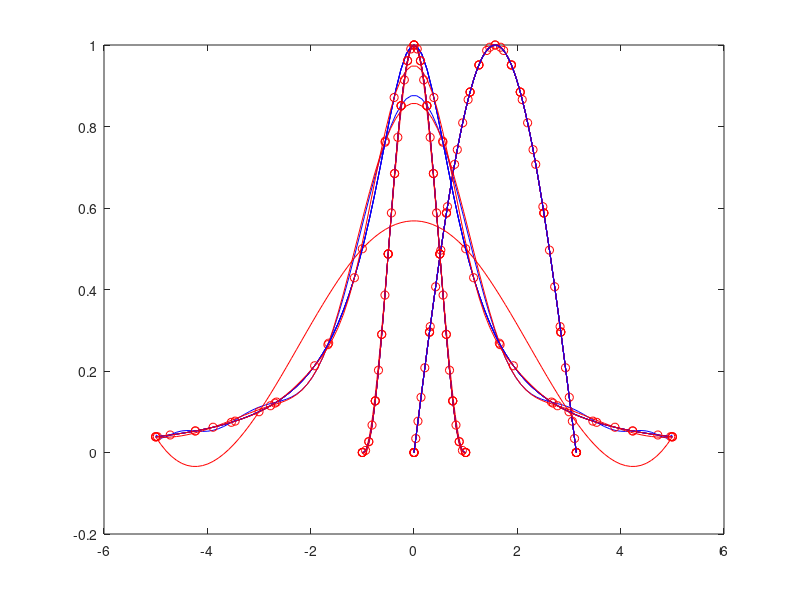
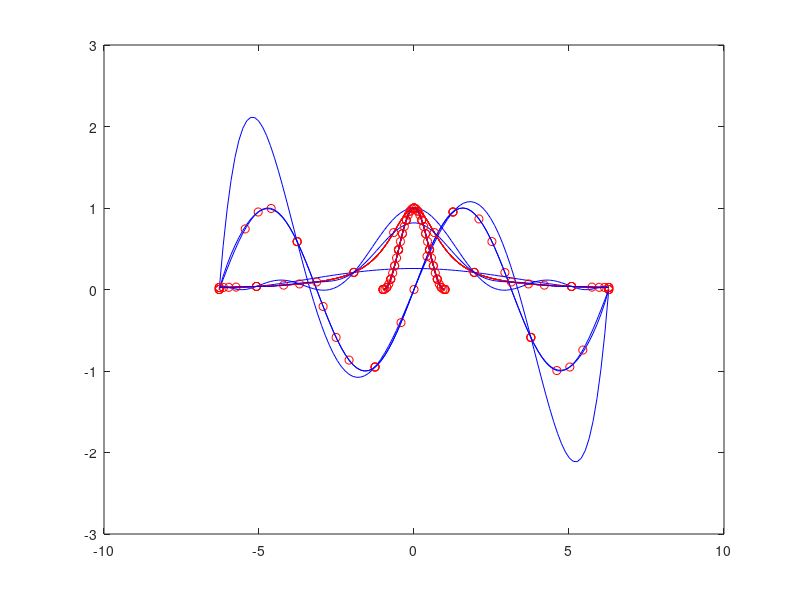
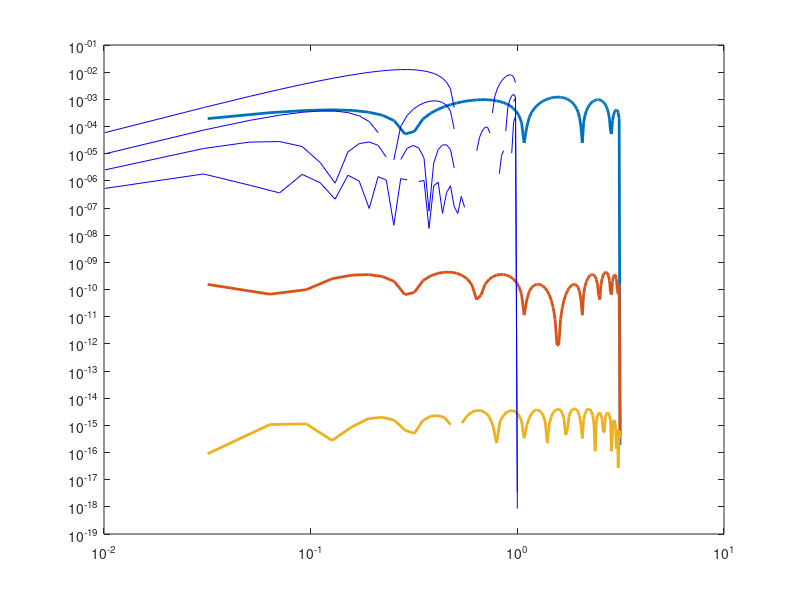
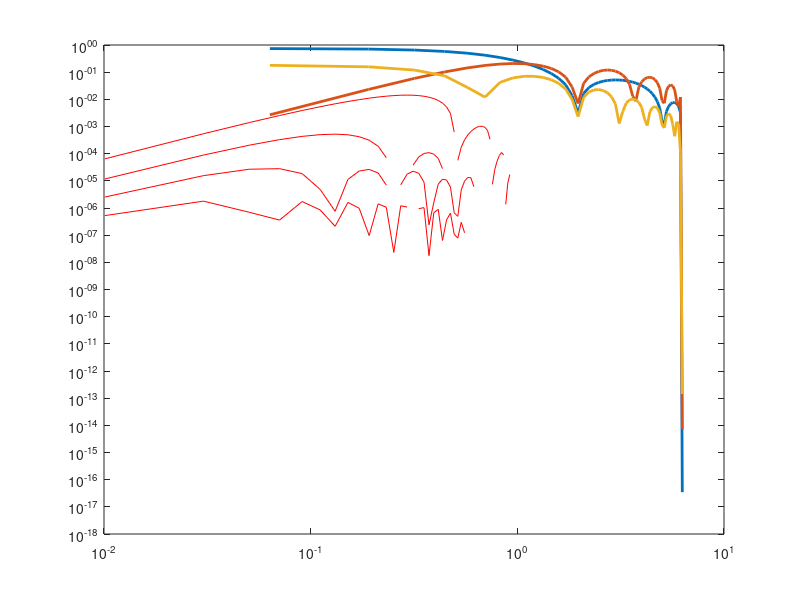

MATLAB code to generate these figures, in order: (Note: this script raises an error after producing the figures.)
%%esercizio 1 nodi equispaziati

f=@(x) 1./(1+x.^2);

for n= [5 9 13]
x= linspace(-5,5,n+1);
z= linspace(-5,5);
c=polyfit(x,f(x),n);
p=polyval(c,z);
figure(1)
plot(x,f(x),'ro',z,p,'b',z,f(z),'r')
pause
end

%%esercizio 1 con i nodi di chebyshev

f=@(x) 1./(1+x.^2);

a=-5;
b=5;

for n= [5 9 13]
t = -cos((2*(1:n+1)-1)*pi/(2*(n+1))); 
x = (b-a)/2*t+(b+a)/2;
z= linspace(-5,5);
c=polyfit(x,f(x),n);
p=polyval(c,z);
figure(1)
plot(x,f(x),'ro',z,p,'b',z,f(z),'r')
pause
end

%%esercizio 2 nodi equispaziati

f = @(x) sin(x);

g = @(x1) 1./(1+x1.^2);

for n=[5:5:15]
  x= linspace(0,pi,n+1);
  x1= linspace(-2*pi,2*pi,n+1);
  z=linspace(0,pi);
  z1=linspace(-2*pi,2*pi);
  c=polyfit(x,f(x),n);
  p=polyval(c,z);
  c1=polyfit(x1,f(x1),n);
  p1=polyval(c1,z1);
  hold on
  figure(1)
  plot(x,f(x),'ro',z,f(z),'r',z,p,'b')
  pause
  hold on
  figure(2)
  plot(x1,f(x1),'ro',z1,g(z1),'r',z1,p1,'b')
  pause
end

%ora rifaccio gli stessi calcoli ma con i nodi di cheby-lobatto

f = @(x) sin(x);

g = @(x1) 1./(1+x1.^2);

a=0;
b=pi;

a1=-2*pi;
b1=2*pi;

for n=[5:5:15]
  t=-cos((((1:1:n+1) -1)*pi)/n);
  x= ((b-a)/2)*t + (b+a)/2;
  x1= ((b1-a1)/2)*t + (b1+a1)/2;
  z=linspace(0,pi);
  z1=linspace(-2*pi,2*pi);
  c=polyfit(x,f(x),n);
  p=polyval(c,z);
  c1=polyfit(x1,g(x1),n);
  p1=polyval(c1,z1);
  err_int = abs(p-f(z));
  err_max = norm(p-f(z),inf)
  err_max1 = norm(p1-g(z1),inf)
  err_int1 = abs(p1-g(z1));
  hold on
  figure(1)
  plot(x,f(x),'ro',z,f(z),'r',z,p,'b')
  pause
  hold on
  figure(2)
  plot(x1,g(x1),'ro',z1,g(z1),'r',z1,p1,'b')
  pause
  hold on 
  figure(3)
  plot(z,err_int,'linewidth',2)
  pause
   hold on 
  figure(4)
  plot(z1,err_int1,'linewidth',2)
  pause
end

%%esercizio 3

f = @(x) 1./(1+x.^2);

a=-5;
b=5;

for n=[6:4:14]
    x=linspace(a,b,n);
    y=f(x);
    z=linspace(a,b);
    s= spline(x,y,z);
    figure(1)
    plot(x,y,'ro',z,f(z),'b',z,s,'r')
    err = norm(s-f(z),inf)
    pause
end

%%esercizio 4

f = @(x) (1-x.^2).^(5/2);

fd = @(x) (-5*x).*(1-x.^2).^(3/2);

f0 = fd(-1);
fn = fd(1);

a=-1;
b=1;

for k=2:5
    n=2^k;
    x=-1+2*(0:n)./n;
    z=linspace(a,b);
    s=spline(x,f(x),z);
    s1=spline(x,[f0 f(x) fn],z);
    err=(f(z)-s);
    err1 = (f(z)-s1);
    figure(1)
    plot(x,f(x),'ro',z,f(z),'b',z,s,'r')
    pause
    figure(2)
    plot(x,f(x),'ro',z,f(z),'b',z,s1,'r')
    pause
    figure(3)
    loglog(z,err,'b')
    pause
    figure(4)
    loglog(z,err1,'r')
    pause
    p=norm(f(z)-s,inf)
    p1=norm(f(z)-s1,inf)
end
    
%%esercizio 5

ora = 1:20;
azoto =[ 243 209 181 179 180 166 163 157 187 192 138 95 56 32 21 12 11 61 146 186];
z= interp1(1,20,10000);
s=spline(ora,azoto,z);
figure(1)
plot(ora,azoto,'ro',z,s,'r')
hold on
s1 = interp1(ora,azoto,[2.5 19.5])
plot([2.5 19.5],s1,'go','linewidth',3)
grid on